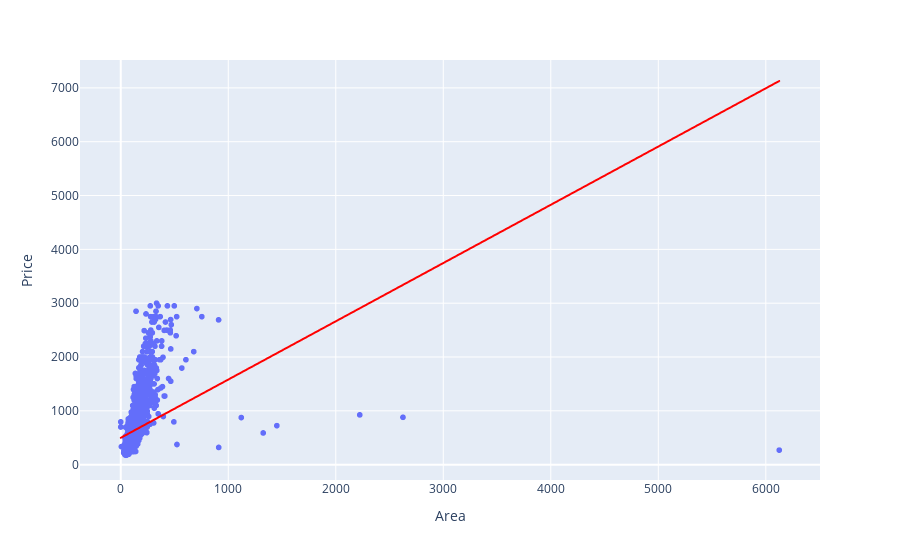

The cell this chart's notebook holds for it:
### Markdown cell above
## The Best Line

### Code cell
# Qual a reta que melhor se adequa a relação?
px.scatter(data_, x = 'Area', y = 'Price', trendline_color_override="red", trendline = 'ols' )

### Figure 1 — Plotly figure (JSON) as saved in the notebook; plotly's stock layout.template omitted (floating-point values rounded to 4 significant figures; data arrays with more than 128 entries replaced by an {"elided": "..."} marker saying what was removed)
{"data": [{"hovertemplate": "Area=%{x}<br>Price=%{y}<extra></extra>", "legendgroup": "", "marker": {"color": "#636efa", "symbol": "circle"}, "mode": "markers", "name": "", "showlegend": false, "type": "scattergl", "x": {"elided": "2794 int values"}, "xaxis": "x", "y": {"elided": "2794 float values"}, "yaxis": "y"}, {"hovertemplate": "<b>OLS trendline</b><br>Price = 1.08225 * Area + 498.983<br>R<sup>2</sup>=0.137051<br><br>Area=%{x}<br>Price=%{y} <b>(trend)</b><extra></extra>", "legendgroup": "", "line": {"color": "red"}, "marker": {"color": "#636efa", "symbol": "circle"}, "mode": "lines", "name": "", "showlegend": false, "type": "scattergl", "x": {"elided": "2794 int values"}, "xaxis": "x", "y": {"elided": "2794 float values"}, "yaxis": "y"}], "layout": {"legend": {"tracegroupgap": 0}, "margin": {"t": 60}, "xaxis": {"anchor": "y", "domain": [0, 1], "title": {"text": "Area"}}, "yaxis": {"anchor": "x", "domain": [0, 1], "title": {"text": "Price"}}}}
